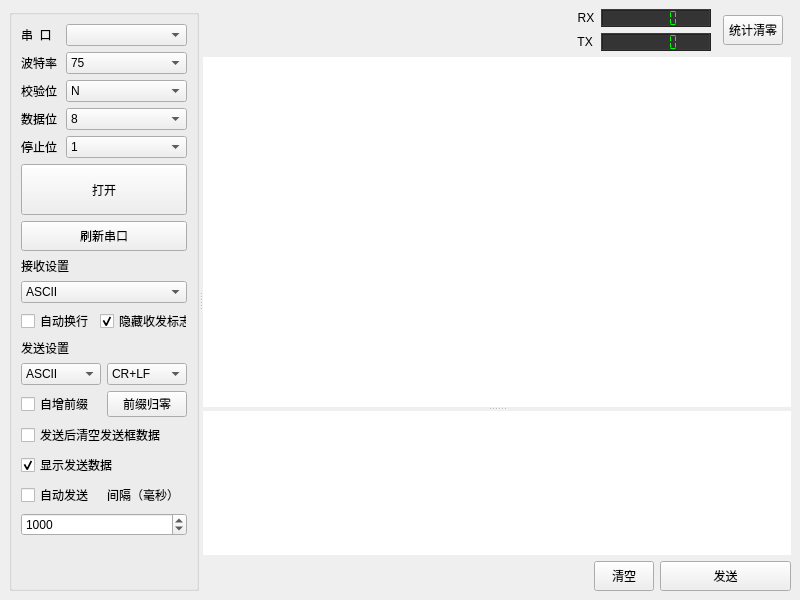
<?xml version="1.0" encoding="UTF-8"?>
<ui version="4.0">
 <class>MainWindow</class>
 <widget class="QMainWindow" name="MainWindow">
  <property name="geometry">
   <rect>
    <x>0</x>
    <y>0</y>
    <width>800</width>
    <height>600</height>
   </rect>
  </property>
  <property name="minimumSize">
   <size>
    <width>800</width>
    <height>600</height>
   </size>
  </property>
  <property name="maximumSize">
   <size>
    <width>800</width>
    <height>600</height>
   </size>
  </property>
  <property name="windowTitle">
   <string>Apaserial</string>
  </property>
  <widget class="QWidget" name="centralwidget">
   <layout class="QGridLayout" name="gridLayout_3">
    <item row="0" column="0">
     <widget class="QSplitter" name="splitter_2">
      <property name="orientation">
       <enum>Qt::Horizontal</enum>
      </property>
      <widget class="QGroupBox" name="groupBox">
       <property name="sizePolicy">
        <sizepolicy hsizetype="Preferred" vsizetype="Preferred">
         <horstretch>0</horstretch>
         <verstretch>0</verstretch>
        </sizepolicy>
       </property>
       <property name="minimumSize">
        <size>
         <width>190</width>
         <height>530</height>
        </size>
       </property>
       <property name="maximumSize">
        <size>
         <width>190</width>
         <height>600</height>
        </size>
       </property>
       <property name="title">
        <string/>
       </property>
       <layout class="QGridLayout" name="gridLayout">
        <item row="16" column="0" colspan="2">
         <layout class="QHBoxLayout" name="horizontalLayout_9">
          <item>
           <widget class="QCheckBox" name="inc_checkBox">
            <property name="text">
             <string>自增前缀</string>
            </property>
           </widget>
          </item>
          <item>
           <widget class="QPushButton" name="resetStartVal_pushButton">
            <property name="text">
             <string>前缀归零</string>
            </property>
           </widget>
          </item>
         </layout>
        </item>
        <item row="15" column="0" colspan="2">
         <layout class="QHBoxLayout" name="horizontalLayout_8">
          <item>
           <widget class="QComboBox" name="sendType_comboBox">
            <item>
             <property name="text">
              <string>ASCII</string>
             </property>
            </item>
            <item>
             <property name="text">
              <string>HEX</string>
             </property>
            </item>
           </widget>
          </item>
          <item>
           <widget class="QComboBox" name="asciiTail_comboBox">
            <item>
             <property name="text">
              <string>CR+LF</string>
             </property>
            </item>
            <item>
             <property name="text">
              <string>LF</string>
             </property>
            </item>
            <item>
             <property name="text">
              <string>CR</string>
             </property>
            </item>
            <item>
             <property name="text">
              <string>NONE</string>
             </property>
            </item>
           </widget>
          </item>
         </layout>
        </item>
        <item row="13" column="0" colspan="2">
         <layout class="QHBoxLayout" name="horizontalLayout_7">
          <item>
           <widget class="QCheckBox" name="autoLF_checkBox">
            <property name="text">
             <string>自动换行</string>
            </property>
           </widget>
          </item>
          <item>
           <widget class="QCheckBox" name="hideSRFlag_checkBox">
            <property name="text">
             <string>隐藏收发标志</string>
            </property>
            <property name="checked">
             <bool>true</bool>
            </property>
           </widget>
          </item>
         </layout>
        </item>
        <item row="19" column="0" colspan="2">
         <layout class="QHBoxLayout" name="horizontalLayout_10">
          <item>
           <widget class="QCheckBox" name="autoSend_checkBox">
            <property name="text">
             <string>自动发送</string>
            </property>
           </widget>
          </item>
          <item>
           <widget class="QLabel" name="label_2">
            <property name="maximumSize">
             <size>
              <width>16777215</width>
              <height>12</height>
             </size>
            </property>
            <property name="text">
             <string>间隔（毫秒）</string>
            </property>
           </widget>
          </item>
         </layout>
        </item>
        <item row="18" column="0" colspan="2">
         <widget class="QCheckBox" name="showSent_checkBox">
          <property name="text">
           <string>显示发送数据</string>
          </property>
          <property name="checked">
           <bool>true</bool>
          </property>
         </widget>
        </item>
        <item row="4" column="0" colspan="2">
         <layout class="QHBoxLayout" name="horizontalLayout_3">
          <item>
           <widget class="QLabel" name="label_5">
            <property name="text">
             <string>校验位</string>
            </property>
           </widget>
          </item>
          <item>
           <widget class="QComboBox" name="parity_comboBox">
            <property name="minimumSize">
             <size>
              <width>121</width>
              <height>0</height>
             </size>
            </property>
            <item>
             <property name="text">
              <string>N</string>
             </property>
            </item>
            <item>
             <property name="text">
              <string>E</string>
             </property>
            </item>
            <item>
             <property name="text">
              <string>O</string>
             </property>
            </item>
           </widget>
          </item>
         </layout>
        </item>
        <item row="11" column="0" colspan="2">
         <widget class="QLabel" name="label_9">
          <property name="text">
           <string>接收设置</string>
          </property>
         </widget>
        </item>
        <item row="8" column="0" colspan="2">
         <widget class="QPushButton" name="open_pushButton">
          <property name="minimumSize">
           <size>
            <width>0</width>
            <height>51</height>
           </size>
          </property>
          <property name="text">
           <string>打开</string>
          </property>
         </widget>
        </item>
        <item row="17" column="0" colspan="2">
         <widget class="QCheckBox" name="clearSentText_checkBox">
          <property name="text">
           <string>发送后清空发送框数据</string>
          </property>
          <property name="checked">
           <bool>false</bool>
          </property>
         </widget>
        </item>
        <item row="5" column="0" colspan="2">
         <layout class="QHBoxLayout" name="horizontalLayout_4">
          <item>
           <widget class="QLabel" name="label_6">
            <property name="text">
             <string>数据位</string>
            </property>
           </widget>
          </item>
          <item>
           <widget class="QComboBox" name="bytesize_comboBox">
            <property name="minimumSize">
             <size>
              <width>121</width>
              <height>0</height>
             </size>
            </property>
            <item>
             <property name="text">
              <string>8</string>
             </property>
            </item>
            <item>
             <property name="text">
              <string>7</string>
             </property>
            </item>
            <item>
             <property name="text">
              <string>6</string>
             </property>
            </item>
            <item>
             <property name="text">
              <string>5</string>
             </property>
            </item>
           </widget>
          </item>
         </layout>
        </item>
        <item row="2" column="0" colspan="2">
         <layout class="QHBoxLayout" name="horizontalLayout">
          <item>
           <widget class="QLabel" name="status_label">
            <property name="frameShape">
             <enum>QFrame::NoFrame</enum>
            </property>
            <property name="text">
             <string>串  口</string>
            </property>
           </widget>
          </item>
          <item>
           <widget class="QComboBox" name="port_comboBox">
            <property name="minimumSize">
             <size>
              <width>121</width>
              <height>0</height>
             </size>
            </property>
           </widget>
          </item>
         </layout>
        </item>
        <item row="20" column="0" colspan="2">
         <widget class="QSpinBox" name="sendInterval_spinBox">
          <property name="minimum">
           <number>1</number>
          </property>
          <property name="maximum">
           <number>10000</number>
          </property>
          <property name="singleStep">
           <number>1</number>
          </property>
          <property name="value">
           <number>1000</number>
          </property>
         </widget>
        </item>
        <item row="14" column="0">
         <widget class="QLabel" name="label_10">
          <property name="text">
           <string>发送设置</string>
          </property>
         </widget>
        </item>
        <item row="6" column="0" colspan="2">
         <layout class="QHBoxLayout" name="horizontalLayout_5">
          <item>
           <widget class="QLabel" name="label_7">
            <property name="text">
             <string>停止位</string>
            </property>
           </widget>
          </item>
          <item>
           <widget class="QComboBox" name="stopbits_comboBox">
            <property name="minimumSize">
             <size>
              <width>121</width>
              <height>0</height>
             </size>
            </property>
            <item>
             <property name="text">
              <string>1</string>
             </property>
            </item>
            <item>
             <property name="text">
              <string>1.5</string>
             </property>
            </item>
            <item>
             <property name="text">
              <string>2</string>
             </property>
            </item>
           </widget>
          </item>
         </layout>
        </item>
        <item row="12" column="0" colspan="2">
         <widget class="QComboBox" name="recvType_comboBox">
          <item>
           <property name="text">
            <string>ASCII</string>
           </property>
          </item>
          <item>
           <property name="text">
            <string>HEX</string>
           </property>
          </item>
         </widget>
        </item>
        <item row="3" column="0" colspan="2">
         <layout class="QHBoxLayout" name="horizontalLayout_2">
          <item>
           <widget class="QLabel" name="label_4">
            <property name="text">
             <string>波特率</string>
            </property>
           </widget>
          </item>
          <item>
           <widget class="QComboBox" name="baud_comboBox">
            <property name="minimumSize">
             <size>
              <width>121</width>
              <height>0</height>
             </size>
            </property>
            <item>
             <property name="text">
              <string>75</string>
             </property>
            </item>
            <item>
             <property name="text">
              <string>110</string>
             </property>
            </item>
            <item>
             <property name="text">
              <string>134</string>
             </property>
            </item>
            <item>
             <property name="text">
              <string>150</string>
             </property>
            </item>
            <item>
             <property name="text">
              <string>300</string>
             </property>
            </item>
            <item>
             <property name="text">
              <string>600</string>
             </property>
            </item>
            <item>
             <property name="text">
              <string>1200</string>
             </property>
            </item>
            <item>
             <property name="text">
              <string>1800</string>
             </property>
            </item>
            <item>
             <property name="text">
              <string>2400</string>
             </property>
            </item>
            <item>
             <property name="text">
              <string>4800</string>
             </property>
            </item>
            <item>
             <property name="text">
              <string>7200</string>
             </property>
            </item>
            <item>
             <property name="text">
              <string>9600</string>
             </property>
            </item>
            <item>
             <property name="text">
              <string>14400</string>
             </property>
            </item>
            <item>
             <property name="text">
              <string>19200</string>
             </property>
            </item>
            <item>
             <property name="text">
              <string>38400</string>
             </property>
            </item>
            <item>
             <property name="text">
              <string>57600</string>
             </property>
            </item>
            <item>
             <property name="text">
              <string>115200</string>
             </property>
            </item>
            <item>
             <property name="text">
              <string>128000</string>
             </property>
            </item>
            <item>
             <property name="text">
              <string>230400</string>
             </property>
            </item>
           </widget>
          </item>
         </layout>
        </item>
        <item row="9" column="0" colspan="2">
         <widget class="QPushButton" name="updatePort_pushButton">
          <property name="minimumSize">
           <size>
            <width>0</width>
            <height>30</height>
           </size>
          </property>
          <property name="text">
           <string>刷新串口</string>
          </property>
         </widget>
        </item>
        <item row="21" column="0">
         <spacer name="verticalSpacer">
          <property name="orientation">
           <enum>Qt::Vertical</enum>
          </property>
          <property name="sizeHint" stdset="0">
           <size>
            <width>20</width>
            <height>40</height>
           </size>
          </property>
         </spacer>
        </item>
       </layout>
      </widget>
      <widget class="QWidget" name="">
       <layout class="QGridLayout" name="gridLayout_2">
        <item row="0" column="0">
         <layout class="QHBoxLayout" name="horizontalLayout_12">
          <item>
           <widget class="QLabel" name="logo_label">
            <property name="sizePolicy">
             <sizepolicy hsizetype="Fixed" vsizetype="Preferred">
              <horstretch>0</horstretch>
              <verstretch>0</verstretch>
             </sizepolicy>
            </property>
            <property name="minimumSize">
             <size>
              <width>350</width>
              <height>0</height>
             </size>
            </property>
            <property name="text">
             <string/>
            </property>
           </widget>
          </item>
          <item>
           <layout class="QVBoxLayout" name="verticalLayout">
            <item>
             <layout class="QHBoxLayout" name="horizontalLayout_6">
              <item>
               <widget class="QLabel" name="label_3">
                <property name="maximumSize">
                 <size>
                  <width>30</width>
                  <height>16</height>
                 </size>
                </property>
                <property name="text">
                 <string>  RX</string>
                </property>
               </widget>
              </item>
              <item>
               <widget class="QLCDNumber" name="rx_lcdNumber">
                <property name="minimumSize">
                 <size>
                  <width>110</width>
                  <height>0</height>
                 </size>
                </property>
                <property name="maximumSize">
                 <size>
                  <width>50</width>
                  <height>18</height>
                 </size>
                </property>
                <property name="styleSheet">
                 <string notr="true">background-color: rgb(52, 52, 52);
color: rgb(0, 255, 0);</string>
                </property>
                <property name="frameShape">
                 <enum>QFrame::Box</enum>
                </property>
                <property name="lineWidth">
                 <number>1</number>
                </property>
                <property name="smallDecimalPoint">
                 <bool>true</bool>
                </property>
                <property name="segmentStyle">
                 <enum>QLCDNumber::Flat</enum>
                </property>
                <property name="value" stdset="0">
                 <double>0.000000000000000</double>
                </property>
                <property name="intValue" stdset="0">
                 <number>0</number>
                </property>
               </widget>
              </item>
             </layout>
            </item>
            <item>
             <layout class="QHBoxLayout" name="horizontalLayout_11">
              <item>
               <widget class="QLabel" name="label_8">
                <property name="maximumSize">
                 <size>
                  <width>30</width>
                  <height>16</height>
                 </size>
                </property>
                <property name="text">
                 <string>  TX</string>
                </property>
               </widget>
              </item>
              <item>
               <widget class="QLCDNumber" name="tx_lcdNumber">
                <property name="enabled">
                 <bool>true</bool>
                </property>
                <property name="sizePolicy">
                 <sizepolicy hsizetype="Minimum" vsizetype="Minimum">
                  <horstretch>0</horstretch>
                  <verstretch>0</verstretch>
                 </sizepolicy>
                </property>
                <property name="minimumSize">
                 <size>
                  <width>110</width>
                  <height>0</height>
                 </size>
                </property>
                <property name="maximumSize">
                 <size>
                  <width>50</width>
                  <height>18</height>
                 </size>
                </property>
                <property name="styleSheet">
                 <string notr="true">background-color: rgb(52, 52, 52);
color: rgb(0, 255, 0);</string>
                </property>
                <property name="smallDecimalPoint">
                 <bool>true</bool>
                </property>
                <property name="segmentStyle">
                 <enum>QLCDNumber::Flat</enum>
                </property>
                <property name="value" stdset="0">
                 <double>0.000000000000000</double>
                </property>
                <property name="intValue" stdset="0">
                 <number>0</number>
                </property>
               </widget>
              </item>
             </layout>
            </item>
           </layout>
          </item>
          <item>
           <widget class="QPushButton" name="clearLcdNumber_pushButton">
            <property name="minimumSize">
             <size>
              <width>0</width>
              <height>30</height>
             </size>
            </property>
            <property name="maximumSize">
             <size>
              <width>60</width>
              <height>30</height>
             </size>
            </property>
            <property name="text">
             <string>统计清零</string>
            </property>
           </widget>
          </item>
         </layout>
        </item>
        <item row="1" column="0">
         <widget class="QSplitter" name="splitter">
          <property name="orientation">
           <enum>Qt::Vertical</enum>
          </property>
          <widget class="Ui_TextView" name="recv_TextBrowser">
           <property name="minimumSize">
            <size>
             <width>581</width>
             <height>350</height>
            </size>
           </property>
           <property name="styleSheet">
            <string notr="true"/>
           </property>
           <property name="frameShape">
            <enum>QFrame::NoFrame</enum>
           </property>
           <property name="html">
            <string>&lt;!DOCTYPE HTML PUBLIC &quot;-//W3C//DTD HTML 4.0//EN&quot; &quot;http://www.w3.org/TR/REC-html40/strict.dtd&quot;&gt;
&lt;html&gt;&lt;head&gt;&lt;meta name=&quot;qrichtext&quot; content=&quot;1&quot; /&gt;&lt;style type=&quot;text/css&quot;&gt;
p, li { white-space: pre-wrap; }
&lt;/style&gt;&lt;/head&gt;&lt;body style=&quot; font-family:'SimSun'; font-size:9pt; font-weight:400; font-style:normal;&quot;&gt;
&lt;p style=&quot;-qt-paragraph-type:empty; margin-top:0px; margin-bottom:0px; margin-left:0px; margin-right:0px; -qt-block-indent:0; text-indent:0px;&quot;&gt;&lt;br /&gt;&lt;/p&gt;&lt;/body&gt;&lt;/html&gt;</string>
           </property>
          </widget>
          <widget class="QTextEdit" name="send_TextEdit">
           <property name="sizePolicy">
            <sizepolicy hsizetype="Preferred" vsizetype="Preferred">
             <horstretch>0</horstretch>
             <verstretch>0</verstretch>
            </sizepolicy>
           </property>
           <property name="maximumSize">
            <size>
             <width>16777215</width>
             <height>800</height>
            </size>
           </property>
           <property name="styleSheet">
            <string notr="true"/>
           </property>
           <property name="frameShape">
            <enum>QFrame::NoFrame</enum>
           </property>
           <property name="lineWrapColumnOrWidth">
            <number>-2</number>
           </property>
           <property name="html">
            <string>&lt;!DOCTYPE HTML PUBLIC &quot;-//W3C//DTD HTML 4.0//EN&quot; &quot;http://www.w3.org/TR/REC-html40/strict.dtd&quot;&gt;
&lt;html&gt;&lt;head&gt;&lt;meta name=&quot;qrichtext&quot; content=&quot;1&quot; /&gt;&lt;style type=&quot;text/css&quot;&gt;
p, li { white-space: pre-wrap; }
&lt;/style&gt;&lt;/head&gt;&lt;body style=&quot; font-family:'SimSun'; font-size:9pt; font-weight:400; font-style:normal;&quot;&gt;
&lt;p style=&quot;-qt-paragraph-type:empty; margin-top:0px; margin-bottom:0px; margin-left:0px; margin-right:0px; -qt-block-indent:0; text-indent:0px; font-family:'新宋体';&quot;&gt;&lt;br /&gt;&lt;/p&gt;&lt;/body&gt;&lt;/html&gt;</string>
           </property>
          </widget>
         </widget>
        </item>
        <item row="2" column="0">
         <layout class="QHBoxLayout" name="horizontalLayout_13">
          <item>
           <spacer name="horizontalSpacer">
            <property name="orientation">
             <enum>Qt::Horizontal</enum>
            </property>
            <property name="sizeHint" stdset="0">
             <size>
              <width>348</width>
              <height>20</height>
             </size>
            </property>
           </spacer>
          </item>
          <item>
           <widget class="QPushButton" name="clear_pushButton">
            <property name="maximumSize">
             <size>
              <width>60</width>
              <height>30</height>
             </size>
            </property>
            <property name="text">
             <string>清空</string>
            </property>
           </widget>
          </item>
          <item>
           <widget class="QPushButton" name="send_pushButton">
            <property name="minimumSize">
             <size>
              <width>131</width>
              <height>30</height>
             </size>
            </property>
            <property name="maximumSize">
             <size>
              <width>100</width>
              <height>30</height>
             </size>
            </property>
            <property name="text">
             <string>        发送        </string>
            </property>
           </widget>
          </item>
         </layout>
        </item>
       </layout>
      </widget>
     </widget>
    </item>
   </layout>
  </widget>
 </widget>
 <customwidgets>
  <customwidget>
   <class>Ui_TextView</class>
   <extends>QTextBrowser</extends>
   <header location="global">Ui_TextView.h</header>
  </customwidget>
 </customwidgets>
 <resources/>
 <connections/>
</ui>
